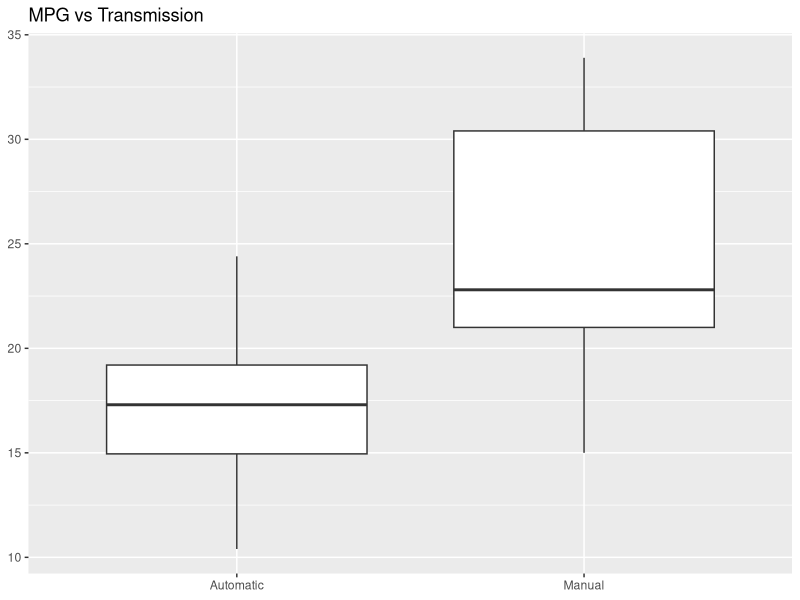
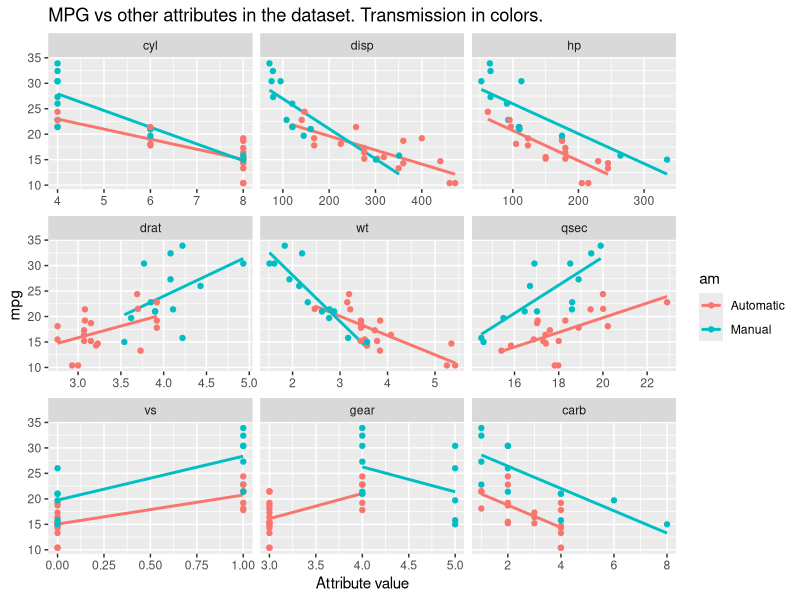
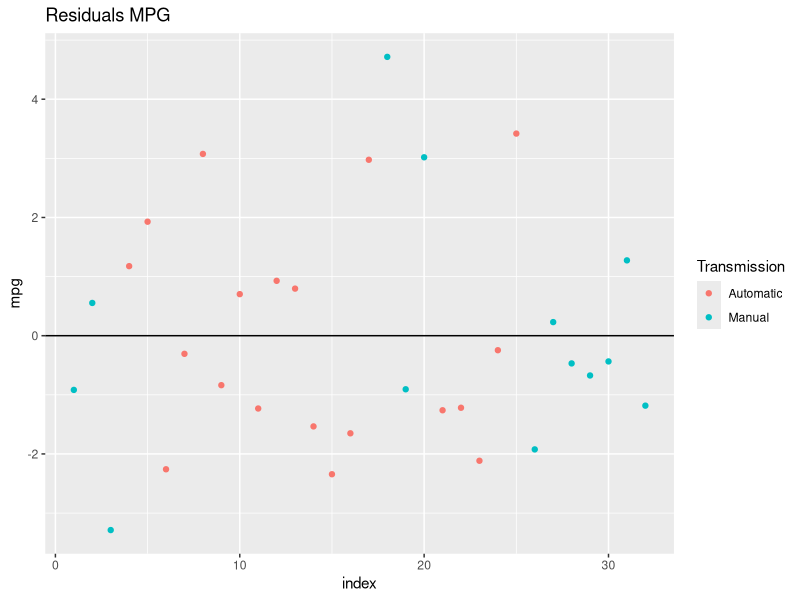

Here is the R script that generated these plots, in order:
## ---- chunk 1
knitr::opts_chunk$set(echo = TRUE)
## ---- chunk 2
library(dplyr)
library(ggplot2)
library(reshape2)
library(knitr)
mtdata  <- mutate(mtcars
                  , am = factor(ifelse(am ==  0, "Automatic", "Manual"))
)
## ---- chunk 3
fitwt  <- lm(mpg~wt * am, data = mtdata)
fitwthp  <- lm(mpg~wt* am + hp * am, data = mtdata)
fitwthpqsec  <- lm(mpg~wt * am + hp* am + qsec , data = mtdata)
anova(fitwt, fitwthp, fitwthpqsec)
## ---- chunk 4
mtdatashow <- mtdata
mtdatashow$fits <-dffits(fitwthpqsec) 
kable(mtdatashow[abs(mtdatashow$fits)>1, c("mpg", "wt", "hp", "qsec", "fits")])
## ---- chunk 5
results <- cbind(round(summary(fitwthpqsec)$coef[,c(1,4)],3), round(confint(fitwthpqsec),3),
      c("Intercept for automatic", "Weight", "Intercept difference for manual", "Horsepower", "1/4 mile time", "Weight covariate difference for manual", "HP covariate difference for manual"))
colnames(results)[5] <- "Description"
kable(results)
## ---- chunk 6
g <- ggplot(data = mtdata, aes(x = am, y = mpg)) + xlab(NULL) + ylab(NULL) + ggtitle("MPG vs Transmission")
print(g+ geom_boxplot())
## ---- chunk 7
g <-  ggplot(data = melt(mtdata, id=c("mpg", "am")), aes(x = value, y = mpg))
g <- g + geom_smooth(method = "lm", se = FALSE, aes(color = am)) 
g <- g +  geom_point(aes(color = am)) + facet_wrap(~variable, scales="free_x") + ggtitle("MPG vs other attributes in the dataset. Transmission in colors.") + xlab("Attribute value")
print(g)
## ---- chunk 8
g <- ggplot(data = NULL, aes(x = rep(1:32), y = resid(fitwthpqsec))) 
g <- g + geom_point(aes(color=mtdata$am)) 
g <- g + geom_hline(yintercept=0) + ylab("mpg") + xlab("index") + ggtitle("Residuals MPG") +scale_color_discrete(name="Transmission")
print(g)
